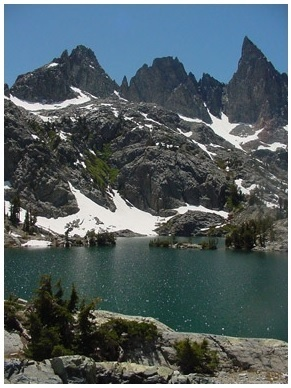
#> input picture basics/Image Processing/boxfilter.jpg, 291 x 388 px
$ jupyter execute --allow-errors 'Geometric Image Transformations.ipynb'   (older library calls are emulated)
#> lines starting #> are read from the running program, lines starting #| are printed output that depends on the picture
[cell 1]
import cv2
import numpy as np

## convertMaps()

Converts image transformation maps from one representation to another.

The function converts a pair of maps for remap from one representation to another. The following options ( (map1.type(), map2.type()) → (dstmap1.type(), dstmap2.type()) ) are supported:

(𝙲𝚅_𝟹𝟸𝙵𝙲𝟷, 𝙲𝚅_𝟹𝟸𝙵𝙲𝟷)→(𝙲𝚅_𝟷𝟼𝚂𝙲𝟸, 𝙲𝚅_𝟷𝟼𝚄𝙲𝟷). This is the most frequently used conversion operation, in which the original floating-point maps (see remap ) are converted to a more compact and much faster fixed-point representation. The first output array contains the rounded coordinates and the second array (created only when nninterpolation=false ) contains indices in the interpolation tables.
(𝙲𝚅_𝟹𝟸𝙵𝙲𝟸)→(𝙲𝚅_𝟷𝟼𝚂𝙲𝟸, 𝙲𝚅_𝟷𝟼𝚄𝙲𝟷). The same as above but the original maps are stored in one 2-channel matrix.
Reverse conversion. Obviously, the reconstructed floating-point maps will not be exactly the same as the originals.

Parameters
- map1	The first input map of type CV_16SC2, CV_32FC1, or CV_32FC2 .
- map2	The second input map of type CV_16UC1, CV_32FC1, or none (empty matrix), respectively.
- dstmap1	The first output map that has the type dstmap1type and the same size as src .
- dstmap2	The second output map.
- dstmap1type	Type of the first output map that should be CV_16SC2, CV_32FC1, or CV_32FC2 .
- nninterpolation	Flag indicating whether the fixed-point maps are used for the nearest-neighbor or for a more complex interpolation.


dstmap1, dstmap2	=	cv.convertMaps(	map1, map2, dstmap1type[, dstmap1[, dstmap2[, nninterpolation]]]	)

## getAffineTransform()

[cell 2]
import cv2
import numpy as np

#> (a cell that did not finish here is left out)

## getPerspectiveTransform()

## getRectSubPix()

## getRotationMatrix2D() 图像旋转

Calculates an affine matrix of 2D rotation.

The function calculates the following matrix:

The transformation maps the rotation center to itself. If this is not the target, adjust the shift.

Parameters
- center	Center of the rotation in the source image.
- angle	Rotation angle in degrees. Positive values mean counter-clockwise rotation (the coordinate origin is assumed to be the top-left corner).
- scale	Isotropic scale factor.


retval	=	cv.getRotationMatrix2D(	center, angle, scale	)

[cell 4]
import cv2
import numpy as np
import matplotlib.pyplot as plt

[cell 5]
img = cv2.imread("boxfilter.jpg")
#> img is the input picture: shape (388, 291, 3); mean B, G, R 99.6, 95.8, 83.1

[cell 6]
rows, cols, ch = img.shape
#> rows = 388; cols = 291; ch = 3
print("rows:",rows,"clos:",cols)
#| rows: 388 clos: 291

[cell 7]
matrix_r = cv2.getRotationMatrix2D((cols/2, rows/2), 90, 1)

[cell 8]
matrix_r

[cell 9]
rotated_img = cv2.warpAffine(img, matrix_r, (rows,cols))
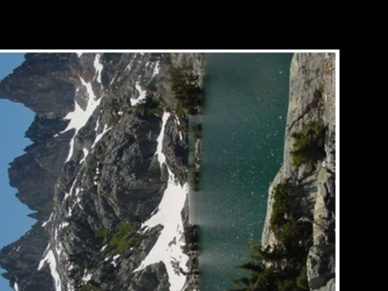
#> rotated_img: shape (291, 388, 3); mean B, G, R 62.8, 63.7, 57.1

[cell 10]
plt.imshow(rotated_img)

## invertAffineTransform()

## linearPolar()

## logPolar()

## remap()

## resize() 缩放大小

Resizes an image.

The function resize resizes the image src down to or up to the specified size. Note that the initial dst type or size are not taken into account. Instead, the size and type are derived from the src,dsize,fx, and fy. If you want to resize src so that it fits the pre-created dst, you may call the function as follows:

// explicitly specify dsize=dst.size(); fx and fy will be computed from that.
resize(src, dst, dst.size(), 0, 0, interpolation);
If you want to decimate the image by factor of 2 in each direction, you can call the function this way:

// specify fx and fy and let the function compute the destination image size.
resize(src, dst, Size(), 0.5, 0.5, interpolation);
To shrink an image, it will generally look best with INTER_AREA interpolation, whereas to enlarge an image, it will generally look best with c::INTER_CUBIC (slow) or INTER_LINEAR (faster but still looks OK).

Parameters
- src	input image.
- dst	output image; it has the size dsize (when it is non-zero) or the size computed from src.size(), fx, and fy; the type of dst is the same as of src.
- dsize	output image size; if it equals zero, it is computed as:
  𝚍𝚜𝚒𝚣𝚎 = 𝚂𝚒𝚣𝚎(𝚛𝚘𝚞𝚗𝚍(𝚏𝚡*𝚜𝚛𝚌.𝚌𝚘𝚕𝚜), 𝚛𝚘𝚞𝚗𝚍(𝚏𝚢*𝚜𝚛𝚌.𝚛𝚘𝚠𝚜))
- Either dsize or both fx and fy must be non-zero.
- fx	scale factor along the horizontal axis; when it equals 0, it is computed as
  (𝚍𝚘𝚞𝚋𝚕𝚎)𝚍𝚜𝚒𝚣𝚎.𝚠𝚒𝚍𝚝𝚑/𝚜𝚛𝚌.𝚌𝚘𝚕𝚜
- fy	scale factor along the vertical axis; when it equals 0, it is computed as
  (𝚍𝚘𝚞𝚋𝚕𝚎)𝚍𝚜𝚒𝚣𝚎.𝚑𝚎𝚒𝚐𝚑𝚝/𝚜𝚛𝚌.𝚛𝚘𝚠𝚜

dst	=	cv.resize(	src, dsize[, dst[, fx[, fy[, interpolation]]]]	)

[cell 11]
import cv2
import matplotlib.pyplot as plt

[cell 12]
img = cv2.imread("bilateral.png")
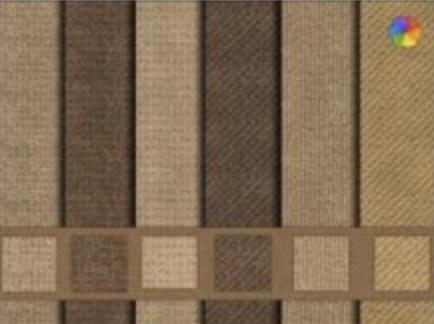
#> input picture basics/Image Processing/bilateral.png, 434 x 324 px
#> img is the input picture: shape (324, 434, 3); mean B, G, R 82.5, 108.5, 130.1

[cell 13]
img.shape
#> Out = (324, 434, 3)

[cell 14]
resize_img = cv2.resize(img, None, fx=1/2,fy=1/2)

[cell 15]
resize_img.shape
#> Out = (162, 217, 3)

[cell 16]
plt.imshow(resize_img)

---

## warpAffine()

Applies an affine transformation to an image.

The function warpAffine transforms the source image using the specified matrix:

when the flag WARP_INVERSE_MAP is set. Otherwise, the transformation is first inverted with invertAffineTransform and then put in the formula above instead of M. The function cannot operate in-place.

Parameters
- src	input image.
- dst	output image that has the size dsize and the same type as src .
- M	2×3 transformation matrix.
- dsize	size of the output image.
- flags	combination of interpolation methods (see InterpolationFlags) and the optional flag WARP_INVERSE_MAP that means that M is the inverse transformation ( 𝚍𝚜𝚝→𝚜𝚛𝚌 ).
- borderMode	pixel extrapolation method (see BorderTypes); when borderMode=BORDER_TRANSPARENT, it means that the pixels in the destination image corresponding to the "outliers" in the source image are not modified by the function.
- borderValue	value used in case of a constant border; by default, it is 0.


dst	=	cv.warpAffine(	src, M, dsize[, dst[, flags[, borderMode[, borderValue]]]]	)

[cell 17]
import cv2
import numpy as np
import matplotlib.pyplot as plt

[cell 18]
img = cv2.imread("bilateral.png")
rows, cols, ch = img.shape
#> rows = 324; cols = 434

[cell 19]
print("|rows:",rows,"|cols:",cols,"|ch:",ch,"|")
#| |rows: 324 |cols: 434 |ch: 3 |

[cell 20]
scaled_img = cv2.resize(img, None, fx=1/2,fy=1/2)

[cell 21]
matrix = np.float32([[1,0,50], [0,1,50]])
translated_img = cv2.warpAffine(img, matrix, (cols,rows))
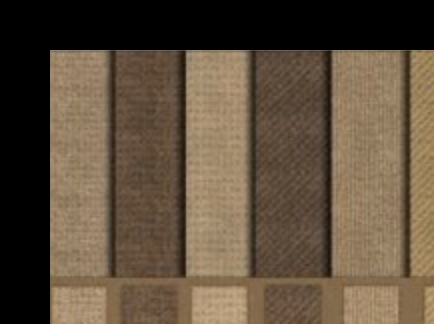
#> translated_img: shape (324, 434, 3); mean B, G, R 60.9, 78.9, 94.5
